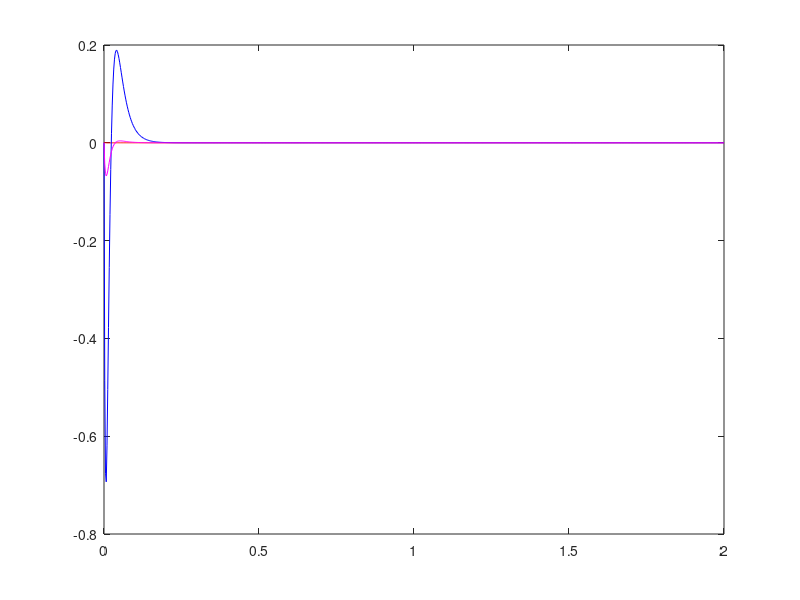

Recreate this plot in MATLAB.
%define state space
A=[0 1 0;0 -1 2;0 0 -2];
B=[0;0;1]
C=[1 0 0];

% define K obtained in previous problem
K=[312 114 26];

%using eigen values we will find L matrix
poles=[-40,-120,-130];
L=place(A',C',poles)

%now we will find A1, B1 and C1
A1=[A-B*K B*K;zeros(size(A)) A-L'*C]
B1=[B;zeros(size(B))]
C1=[C C]

%defining state space of error sysytem
errorsys=ss(A1,B1,C1,[])

%next we will plot by considering initial condition
[y,t,x]=initial(errorsys,[0;0;0;0.001;0;0])
figure(1);
plot(t,x(:,4),'r')
hold on
plot(t,x(:,6),'b')
plot(t,x(:,5),'m')
%plot(t,x(:,4))
hold off